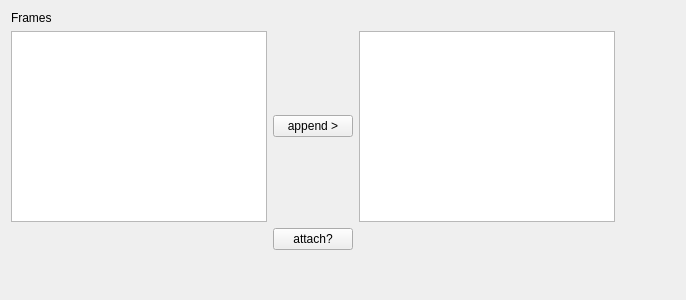
<?xml version="1.0" encoding="UTF-8"?>
<ui version="4.0">
 <class>Frames</class>
 <widget class="QWidget" name="Frames">
  <property name="geometry">
   <rect>
    <x>0</x>
    <y>0</y>
    <width>686</width>
    <height>300</height>
   </rect>
  </property>
  <property name="windowTitle">
   <string>Form</string>
  </property>
  <layout class="QGridLayout" name="gridLayout">
   <item row="3" column="0">
    <spacer name="verticalSpacer">
     <property name="orientation">
      <enum>Qt::Vertical</enum>
     </property>
     <property name="sizeHint" stdset="0">
      <size>
       <width>20</width>
       <height>40</height>
      </size>
     </property>
    </spacer>
   </item>
   <item row="1" column="0">
    <widget class="QListWidget" name="listWidget"/>
   </item>
   <item row="1" column="3">
    <spacer name="horizontalSpacer">
     <property name="orientation">
      <enum>Qt::Horizontal</enum>
     </property>
     <property name="sizeHint" stdset="0">
      <size>
       <width>40</width>
       <height>20</height>
      </size>
     </property>
    </spacer>
   </item>
   <item row="1" column="2">
    <widget class="QListWidget" name="listWidget_2"/>
   </item>
   <item row="0" column="0">
    <widget class="QLabel" name="label">
     <property name="text">
      <string>Frames</string>
     </property>
    </widget>
   </item>
   <item row="1" column="1">
    <widget class="QPushButton" name="pushButton">
     <property name="text">
      <string>append &gt;</string>
     </property>
    </widget>
   </item>
   <item row="2" column="1">
    <widget class="QPushButton" name="pushButton_2">
     <property name="text">
      <string>attach?</string>
     </property>
    </widget>
   </item>
  </layout>
 </widget>
 <resources/>
 <connections/>
</ui>
